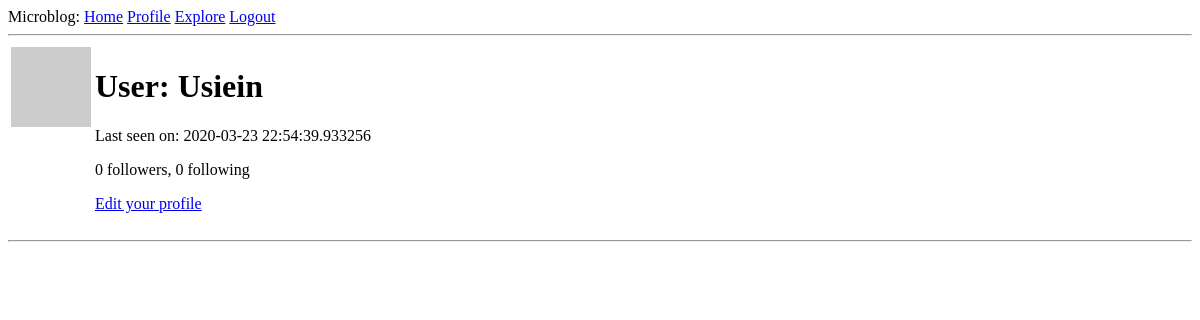
The app's page /user/Usiein (signed in), older data.
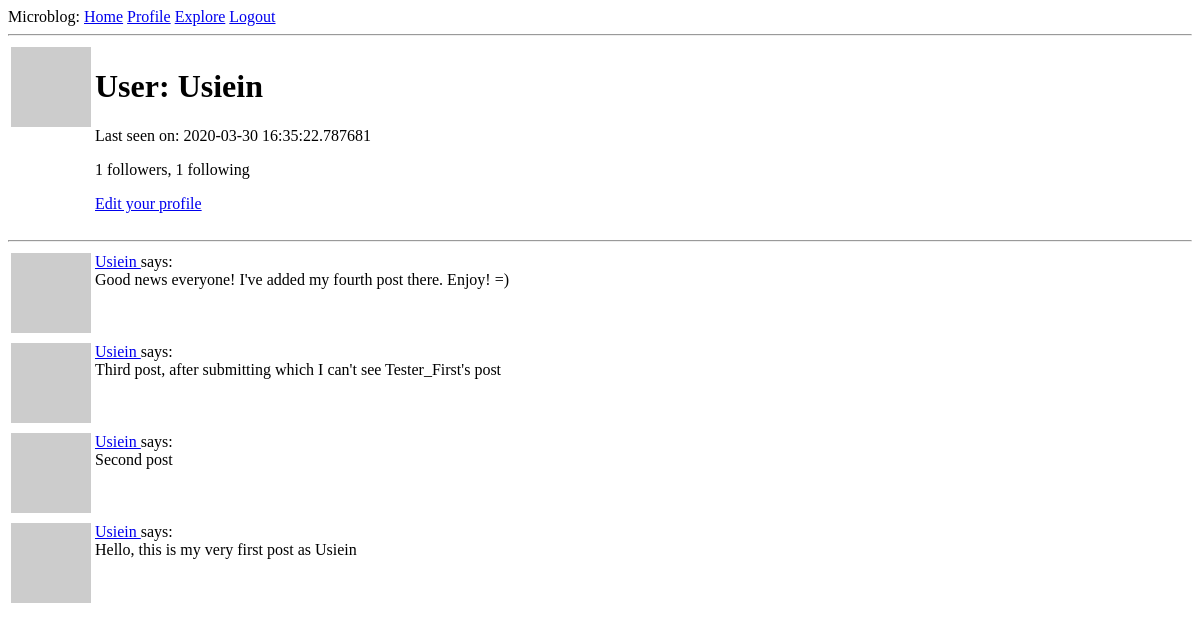
The same page, newer data.
### app/models.py (models this page shows, shortened)
class User(UserMixin, db.Model):
    id = db.Column(db.Integer, primary_key=True)
    username = db.Column(db.String(64), index=True, unique=True)
    email = db.Column(db.String(120), index=True, unique=True)
    password_hash = db.Column(db.String(128))
    posts = db.relationship('Post', backref='author', lazy='dynamic')
    about_me = db.Column(db.String(140))
    last_seen = db.Column(db.DateTime, default=datetime.utcnow)
    followed = db.relationship(
        'User', secondary=followers,
        primaryjoin=(followers.c.follower_id == id),
        secondaryjoin=(followers.c.followed_id == id),
        backref=db.backref('followers', lazy='dynamic'), lazy='dynamic')
    @login.user_loader
    def load_user(id):
        return User.query.get(int(id))
    def avatar(self, size):
        digest = md5(self.email.lower().encode('utf-8')).hexdigest()
        return f'https://www.gravatar.com/avatar/{digest}?d=identicon&s={size}'

class Post(db.Model):
    id = db.Column(db.Integer, primary_key=True)
    body = db.Column(db.String(140))
    timestamp = db.Column(db.DateTime, index=True, default=datetime.utcnow)
    user_id = db.Column(db.Integer, db.ForeignKey('user.id'))

### app/routes.py (the view)
@app.route('/user/<username>')
@login_required
def user(username):
    user = User.query.filter_by(username=username).first_or_404()
    page = request.args.get('page', 1, type=int)
    posts = user.posts.order_by(Post.timestamp.desc()).paginate(
        page, app.config['POSTS_PER_PAGE'], False)
    next_url = url_for('user', username=user.username, page=posts.next_num) \
        if posts.has_next else None
    prev_url = url_for('user', username=user.username, page=posts.prev_num) \
        if posts.has_prev else None
    return render_template('user.html', user=user, posts=posts.items,
        next_url=next_url, prev_url=prev_url)

### app/routes.py (called while the page is built)
@app.before_request
def before_request():
    if current_user.is_authenticated:
        current_user.last_seen = datetime.utcnow()
        db.session.commit()

### app/templates/user.html (shortened to what this page needs)
{% extends "base.html" %}
{% block content %}
	<table>
		<tr valign="top">
			<td><img src="{{ user.avatar(128) }}"></td>
			<td>
				<h1>User: {{ user.username }}</h1>
				{% if user.last_seen %}<p>Last seen on: {{ user.last_seen }}</p>{% endif %}
				<p>{{ user.followers.count() }} followers, {{ user.followed.count() }} following</p>
				{% if user == current_user %}
				<p><a href="{{ url_for('edit_profile') }}">Edit your profile</a></p>
				{% elif not current_user.is_following(user) %}
				<p><a href="{{ url_for('follow', username=user.username) }}">Follow</a></p>
				{% else %}
				<p><a href="{{ url_for('unfollow', username=user.username) }}">Unfollow</a></p>
				{% endif %}
			</td>
		</tr>
	</table>
	<hr>
	{% for post in posts %}
		{% include '_post.html' %}
	{% endfor %}
{% endblock content %}

### app/templates/_post.html
<table>
	<tr valign="top">
		<td><img src="{{ post.author.avatar(32) }}"></td>
		<td>
			<a href="{{ url_for('user', username=post.author.username) }}">
				{{ post.author.username }}
			</a>
			says: <br>{{ post.body }}
		</td>
	</tr>
</table>

Row changes from the older to the newer data that the page shows:
changed User "Usiein": last_seen "2020-03-23 22:54:39.933256" → "2020-03-30 16:35:22.787681"
added Post: author.username "Usiein", body "Good news everyone! I've added my fourth post there. Enjoy! =)"
added Post: author.username "Usiein", body "Third post, after submitting which I can't see Tester_First's post"
added Post: author.username "Usiein", body "Second post"
added Post: author.username "Usiein", body "Hello, this is my very first post as Usiein"
Text that changed along with them:
{{ user.followers.count() }}: "0" → "1"
{{ user.followed.count() }}: "0" → "1"
